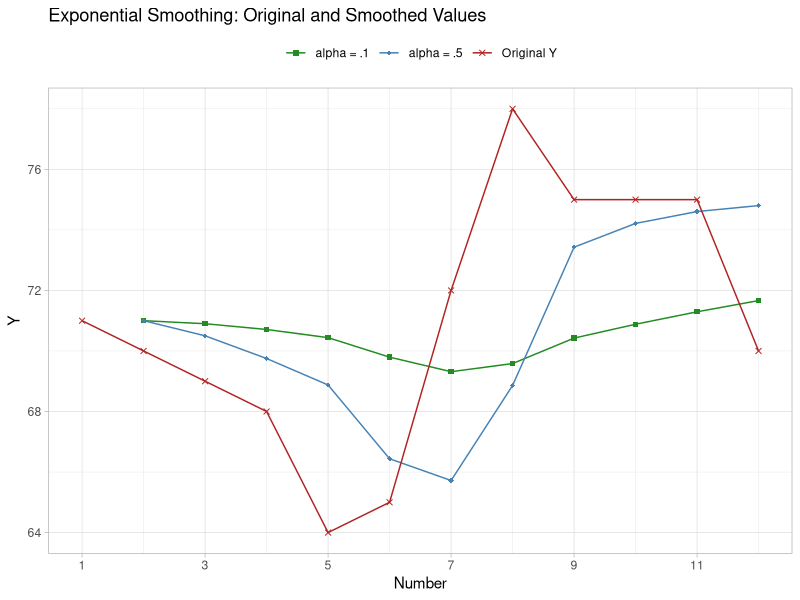

Write the R code that produced this figure.
## ---- chunk 1
#| label: tbl-pmc-431-weights
#| tbl-cap: "Weights $\\alpha(1-\\alpha)^t$ for $\\alpha = 0.3$"
#| code-fold: true
#| message: false
library(tidyverse)

alpha_ex <- 0.3
tibble(
  ` ` = c("last", "", "", ""),
  Value = c("$y_1$", "$y_2$", "$y_3$", "$y_4$"),
  weight = sprintf("%.4f", alpha_ex * (1 - alpha_ex)^(1:4))
) |>
  knitr::kable(align = "lcc")
## ---- chunk 2
#| label: tbl-pmc-431-dampening
#| tbl-cap: "Dampening of $(1-\\alpha)^k$ for selected $\\alpha$"
#| code-fold: true
alphas <- c(0.9, 0.5, 0.1)
tibble(alpha = alphas) |>
  mutate(
    `$(1-\\alpha)$` = (1 - alpha)^1,
    `$(1-\\alpha)^2$` = (1 - alpha)^2,
    `$(1-\\alpha)^3$` = (1 - alpha)^3,
    `$(1-\\alpha)^4$` = (1 - alpha)^4
  ) |>
  rename(`$\\alpha$` = alpha) |>
  knitr::kable(align = "ccccc")
## ---- chunk 3
#| label: setup-ses
#| code-fold: true
#| message: false
ses_data <- tibble(Time = 1:12, y = c(71, 70, 69, 68, 64, 65, 72, 78, 75, 75, 75, 70))

single_exp_smooth <- function(y, alpha) {
  n <- length(y)
  S <- rep(NA_real_, n)
  S[2] <- y[1]
  for (t in 3:n) S[t] <- alpha * y[t - 1] + (1 - alpha) * S[t - 1]
  S
}
## ---- chunk 4
#| label: tbl-pmc-431-ses-example
#| tbl-cap: "Single exponential smoothing, $\\alpha = 0.1$"
#| code-fold: true
ses_data |>
  mutate(
    S = round(single_exp_smooth(y, 0.1), 2),
    Error = round(y - S, 2),
    `Error squared` = round(Error^2, 2)
  ) |>
  rename(`$y_t$` = y, `$S(\\alpha=0.1)$` = S) |>
  mutate(across(c(`$S(\\alpha=0.1)$`, Error, `Error squared`), ~ ifelse(is.na(.x), "", as.character(.x)))) |>
  knitr::kable(align = "rrrrr")
## ---- chunk 5
#| include: false
sse_01 <- sum(round(round(ses_data$y - round(single_exp_smooth(ses_data$y, 0.1), 2), 2)^2, 2), na.rm = TRUE)
mse_01 <- sse_01 / 11
## ---- chunk 6
#| include: false
sse_05 <- sum(round(round(ses_data$y - round(single_exp_smooth(ses_data$y, 0.5), 2), 2)^2, 2), na.rm = TRUE)
mse_05 <- sse_05 / 11
## ---- chunk 7
#| label: fig-pmc-431-ses-plot
#| fig-cap: "Plot with raw data and smoothed data for alpha = .1 and alpha = .5"
#| code-fold: true
#| warning: false
plot_data <- ses_data |>
  mutate(
    `alpha = .1` = single_exp_smooth(y, 0.1),
    `alpha = .5` = single_exp_smooth(y, 0.5)
  ) |>
  rename(`Original Y` = y) |>
  pivot_longer(-Time, names_to = "series", values_to = "value")

ggplot(plot_data, aes(Time, value, color = series, shape = series)) +
  geom_line() +
  geom_point() +
  scale_color_manual(values = c("Original Y" = "firebrick", "alpha = .1" = "forestgreen", "alpha = .5" = "steelblue")) +
  scale_shape_manual(values = c("Original Y" = 4, "alpha = .1" = 15, "alpha = .5" = 18)) +
  scale_x_continuous(breaks = seq(1, 15, 2)) +
  labs(
    title = "Exponential Smoothing: Original and Smoothed Values",
    x = "Number", y = "Y", color = NULL, shape = NULL
  ) +
  theme_light() +
  theme(legend.position = "top")
